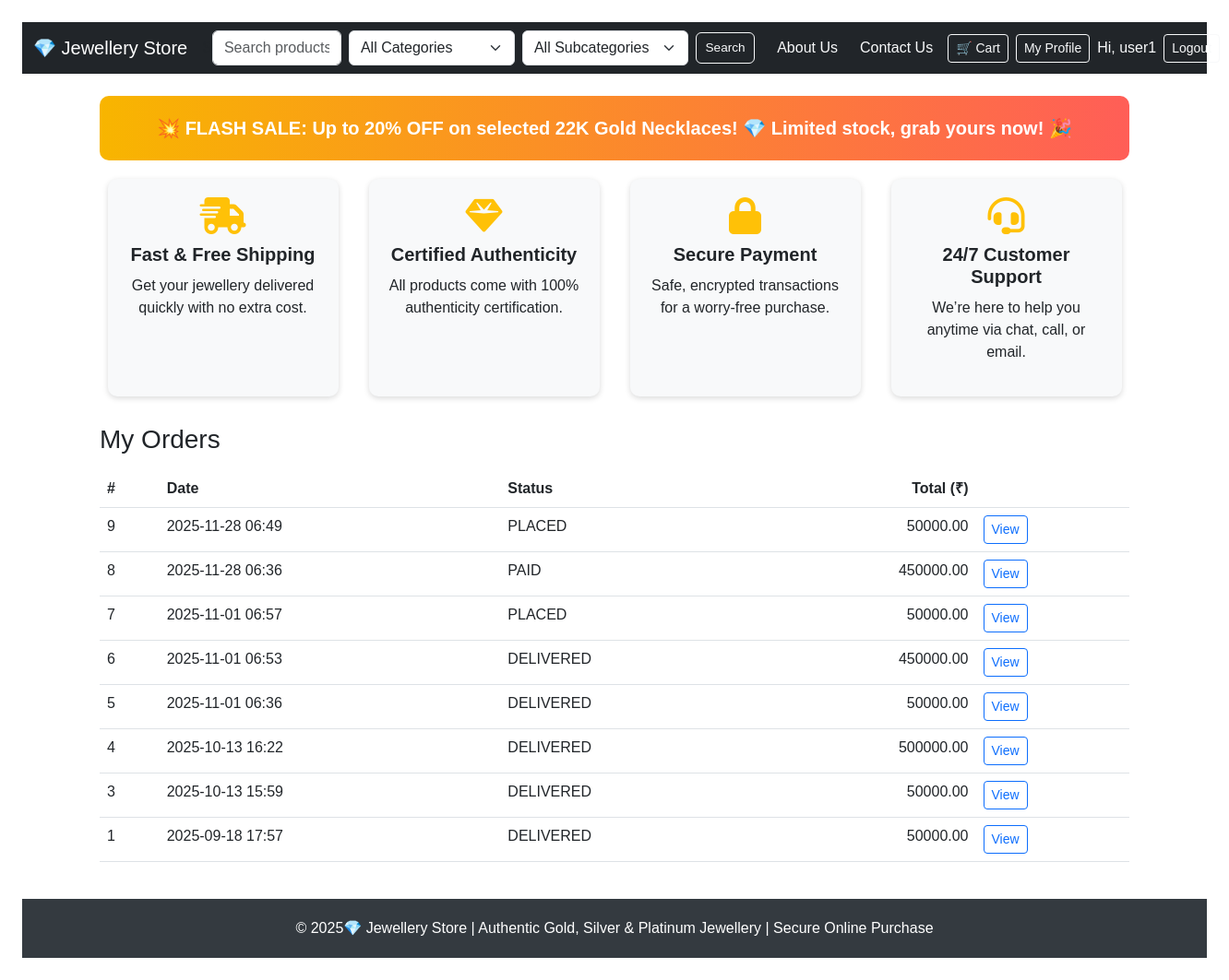
The page /my/orders (signed in) on the database its author committed.
### models.py (models this page shows, shortened)
class User(db.Model, UserMixin):
    __tablename__ = 'user'
    id = db.Column(db.Integer, primary_key=True)
    username = db.Column(db.String(150), nullable=False, unique=True)
    email = db.Column(db.String(150), nullable=False, unique=True)
    password_hash = db.Column(db.String(200), nullable=False)
    is_admin = db.Column(db.Boolean, default=False)
    orders = db.relationship('Order', backref='user', lazy=True)
    reviews = db.relationship('Review', backref='user', lazy=True)

class Order(db.Model):
    __tablename__ = 'order'
    id = db.Column(db.Integer, primary_key=True)
    user_id = db.Column(db.Integer, db.ForeignKey('user.id'), nullable=False)
    total_amount = db.Column(db.Float, default=0.0, nullable=False)
    status = db.Column(db.String(20), default='PLACED', nullable=False)
    created_at = db.Column(db.DateTime, default=datetime.utcnow, nullable=False)
    items = db.relationship('OrderItem', backref='order',
                            cascade='all, delete-orphan', lazy=True)

### routes/product_routes.py (the view)
@product_bp.route("/my/orders")
@login_required
def my_orders():
    orders = Order.query.filter_by(user_id=current_user.id).order_by(Order.id.desc()).all()
    return render_template("my_orders.html", orders=orders)

### app.py (called while the page is built)
@login_manager.user_loader
def load_user(user_id):
    return User.query.get(int(user_id))

### templates/my_orders.html (shortened to what this page needs)
{% extends "base.html" %}
{% block content %}
<h3 class="mb-3">My Orders</h3>
{% if not orders %}
  <div class="alert alert-info">No orders placed yet.</div>
{% else %}
  <table class="table">
    <thead>
      <tr>
        <th>#</th><th>Date</th><th>Status</th><th class="text-end">Total (₹)</th><th></th>
      </tr>
    </thead>
    <tbody>
      {% for o in orders %}
      <tr>
        <td>{{ o.id }}</td>
        <td>{{ o.created_at.strftime('%Y-%m-%d %H:%M') }}</td>
        <td>{{ o.status }}</td>
        <td class="text-end">{{ '%.2f'|format(o.total_amount) }}</td>
        <td>
          <a class="btn btn-sm btn-outline-primary" href="{{ url_for('product.my_order_detail', order_id=o.id) }}">
            View
          </a>
        </td>
      </tr>
      {% endfor %}
    </tbody>
  </table>
{% endif %}
{% endblock %}

### templates/base.html (shortened to what this page needs)
<!DOCTYPE html>
<html lang="en">
<head>
  <link href="https://cdn.jsdelivr.net/npm/bootstrap@5.3.0/dist/css/bootstrap.min.css" rel="stylesheet">
</head>
<body>
  <nav class="navbar navbar-expand-lg navbar-dark bg-dark sticky-top">
    <div class="container-fluid">
      <a class="navbar-brand" href="{{ url_for('product.home') }}">💎 Jewellery  Store</a>
      <div class="collapse navbar-collapse" id="mainNav">
        <form method="get" action="{{ url_for('product.home') }}" class="d-flex align-items-center form-flex-nowrap me-3">
          <input type="text" name="q" placeholder="Search products..." class="form-control" value="{{ request.args.q or '' }}">
          <select name="category" class="form-select">
            <option value="">All Categories</option>
          </select>
          <select name="subcategory" class="form-select">
            <option value="">All Subcategories</option>
          </select>
          <button type="submit" class="btn btn-outline-light btn-navbar">Search</button>
        </form>
        <ul class="navbar-nav ms-auto d-flex align-items-center gap-2 no-wrap">
          <li class="nav-item"><a class="nav-link text-light" href="{{ url_for('product.about') }}">About Us</a></li>
          <li class="nav-item"><a class="nav-link text-light" href="{{ url_for('product.contact') }}">Contact Us</a></li>
          <li class="nav-item">
            <a class="btn btn-outline-light btn-sm no-wrap" href="{{ url_for('product.view_cart') }}">
              🛒 Cart
            </a>
          </li>
          {% if current_user.is_authenticated and not current_user.is_admin %}
            <li class="nav-item"><a class="btn btn-outline-light btn-sm" href="{{ url_for('product.profile') }}">My Profile</a></li>
          {% endif %}
          {% if current_user.is_authenticated %}
            <li class="nav-item"><span class="navbar-text text-light">Hi, {{ current_user.username or current_user.email }}</span></li>
            <li class="nav-item"><a class="btn btn-outline-light btn-sm" href="{{ url_for('auth.logout') }}">Logout</a></li>
          {% endif %}
        </ul>
      </div>
    </div>
  </nav>
  <div class="container mt-4">
    <div class="promo-banner">
      💥 FLASH SALE: Up to 20% OFF on selected 22K Gold Necklaces! 💎 Limited stock, grab yours now! 🎉
    </div>
  </div>
  <div class="container feature-cards">
    <div class="feature-card">
      <i class="fas fa-shipping-fast"></i>
      <h5>Fast & Free Shipping</h5>
      <p>Get your jewellery delivered quickly with no extra cost.</p>
    </div>
    <div class="feature-card">
      <i class="fas fa-gem"></i>
      <h5>Certified Authenticity</h5>
      <p>All products come with 100% authenticity certification.</p>
    </div>
    <div class="feature-card">
      <i class="fas fa-lock"></i>
      <h5>Secure Payment</h5>
      <p>Safe, encrypted transactions for a worry-free purchase.</p>
    </div>
    <div class="feature-card">
      <i class="fas fa-headset"></i>
      <h5>24/7 Customer Support</h5>
      <p>We’re here to help you anytime via chat, call, or email.</p>
    </div>
  </div>
  <div class="container mt-4">
    {% block content %}{% endblock %}
  </div>
  <footer>
    &copy; {{ current_year }} 2025💎 Jewellery Store | Authentic Gold, Silver & Platinum Jewellery | Secure Online Purchase
  </footer>
</body>
</html>

### templates/base.html (style rules this page uses)
body { font-family: Arial, sans-serif; margin: 24px; }
footer { background-color: #343a40; color: white; padding: 20px 0; text-align: center; margin-top: 40px; }
.promo-banner { background: linear-gradient(90deg, #f8b500, #ff5e57); color: white; padding: 20px; text-align: center; border-radius: 10px; margin-bottom: 20px; font-weight: bold; font-size: 1.25rem; animation: pulse 2s infinite; }
.feature-cards { display: flex; gap: 1rem; justify-content: space-around; flex-wrap: wrap; margin-bottom: 30px; }
.feature-card { background: #f8f9fa; border-radius: 10px; padding: 20px; width: 250px; box-shadow: 0 2px 6px rgba(0,0,0,0.15); text-align: center; transition: transform 0.3s ease; }
.feature-card i { font-size: 2.5rem; color: #ffc107; margin-bottom: 10px; }
.feature-card h5 { font-weight: bold; margin-bottom: 10px; }
.navbar .form-control, .navbar .form-select { min-width: 140px; max-width: 260px; }
.navbar .form-control[type="text"] { width: 220px; }
.navbar .btn-navbar { padding: .35rem .6rem; font-size: .85rem; }
.navbar .nav-link { white-space: nowrap; }
.navbar .no-wrap { white-space: nowrap; }
.form-flex-nowrap { flex-wrap: nowrap; gap: 0.5rem; }

### rows shown on the page
User: username "user1"
Order: id "9", created_at "2025-11-28 06:49", status "PLACED", total_amount "50000.00"
Order: id "8", created_at "2025-11-28 06:36", status "PAID", total_amount "450000.00"
Order: id "7", created_at "2025-11-01 06:57", status "PLACED", total_amount "50000.00"
Order: id "6", created_at "2025-11-01 06:53", status "DELIVERED", total_amount "450000.00"
Order: id "5", created_at "2025-11-01 06:36", status "DELIVERED", total_amount "50000.00"
Order: id "4", created_at "2025-10-13 16:22", status "DELIVERED", total_amount "500000.00"
Order: id "3", created_at "2025-10-13 15:59", status "DELIVERED", total_amount "50000.00"
Order: id "1", created_at "2025-09-18 17:57", status "DELIVERED", total_amount "50000.00"
